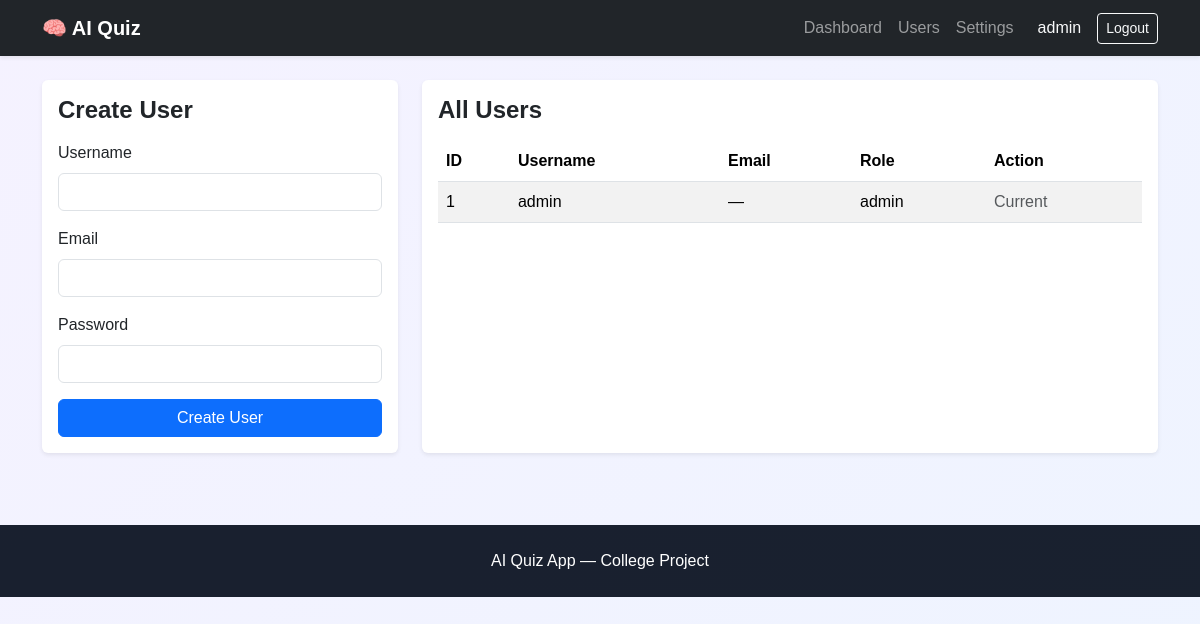
/admin/users (signed in), run on an earlier commit of the app's database.
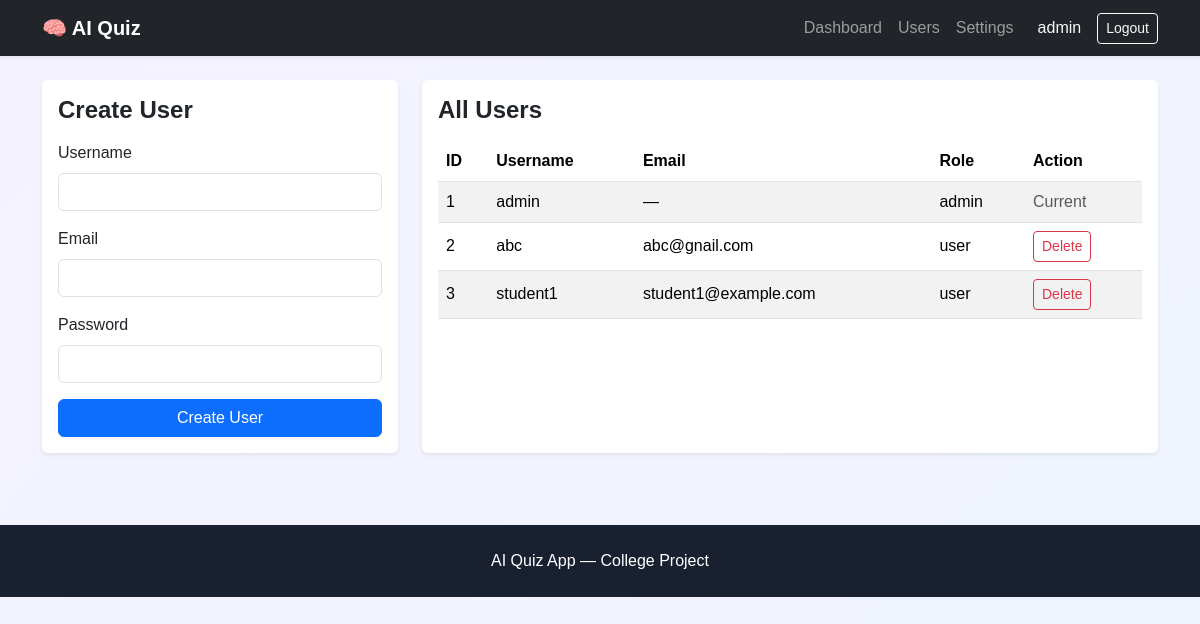
And on a later commit of the database.
### tables this page shows
CREATE TABLE users (
    id INTEGER PRIMARY KEY AUTOINCREMENT,
    username TEXT NOT NULL UNIQUE,
    email TEXT,
    password_hash TEXT NOT NULL,
    role TEXT NOT NULL DEFAULT 'user' CHECK(role IN ('admin', 'user')),
    created_at TEXT NOT NULL DEFAULT CURRENT_TIMESTAMP,
    is_active INTEGER NOT NULL DEFAULT 1
);

### routes/admin.py (the view, shortened to what this page needs)
@admin_bp.route("/users", methods=["GET", "POST"])
@admin_required
def users():
    users_list = User.get_all()
    return render_template("admin/users.html", users=users_list)

### app.py (called while the page is built)
@login_manager.user_loader
def load_user(user_id):
    return User.get_by_id(user_id)

### models/db.py (called while the page is built)
def get_db():
    if "db" not in g:
        conn = sqlite3.connect(DB_PATH)
        conn.row_factory = sqlite3.Row
        g.db = conn
    return g.db

### models/user.py (called while the page is built)
    @property
    def is_authenticated(self):
        return True

    @staticmethod
    def get_by_id(user_id):
        db = get_db()
        row = db.execute(
            "SELECT * FROM users WHERE id = ?",
            (user_id,),
        ).fetchone()
        if not row:
            return None
        return User(**dict(row))

    @staticmethod
    def get_all():
        db = get_db()
        rows = db.execute("SELECT * FROM users ORDER BY id ASC").fetchall()
        return [User(**dict(row)) for row in rows]

### routes/admin.py (called while the page is built)
def admin_required(function):
    from functools import wraps
    @wraps(function)
    @login_required
    def wrapper(*args, **kwargs):
        if current_user.role != "admin":
            return render_template("403.html"), 403
        return function(*args, **kwargs)
    return wrapper

### templates/admin/users.html (shortened to what this page needs)
{% extends 'base.html' %}
{% block content %}
<div class="row g-4">
  <div class="col-lg-4">
    <div class="card shadow-sm border-0 h-100">
      <div class="card-body">
        <h4 class="fw-bold mb-3">Create User</h4>
        <form method="POST" action="{{ url_for('admin.users') }}">
          <div class="mb-3">
            <label class="form-label">Username</label>
            <input type="text" class="form-control" name="username" required>
          </div>
          <div class="mb-3">
            <label class="form-label">Email</label>
            <input type="email" class="form-control" name="email">
          </div>
          <div class="mb-3">
            <label class="form-label">Password</label>
            <input type="password" class="form-control" name="password" required>
          </div>
          <button type="submit" class="btn btn-primary w-100">Create User</button>
        </form>
      </div>
    </div>
  </div>
  <div class="col-lg-8">
    <div class="card shadow-sm border-0 h-100">
      <div class="card-body">
        <h4 class="fw-bold mb-3">All Users</h4>
        <div class="table-responsive">
          <table class="table table-striped align-middle">
            <thead>
              <tr>
                <th>ID</th>
                <th>Username</th>
                <th>Email</th>
                <th>Role</th>
                <th>Action</th>
              </tr>
            </thead>
            <tbody>
              {% for user in users %}
                <tr>
                  <td>{{ user.id }}</td>
                  <td>{{ user.username }}</td>
                  <td>{{ user.email or '—' }}</td>
                  <td>{{ user.role }}</td>
                  <td>
                    {% if user.id != current_user.id %}
                      <form method="POST" action="{{ url_for('admin.users') }}" class="d-inline">
                        <button class="btn btn-sm btn-outline-danger" type="submit">Delete</button>
                      </form>
                    {% else %}
                      <span class="text-muted">Current</span>
                    {% endif %}
                  </td>
                </tr>
              {% endfor %}
            </tbody>
          </table>
        </div>
      </div>
    </div>
  </div>
</div>
{% endblock %}

### templates/base.html (shortened to what this page needs)
<!doctype html>
<html lang="en">
  <head>
    <link href="https://cdn.jsdelivr.net/npm/bootstrap@5.3.3/dist/css/bootstrap.min.css" rel="stylesheet">
    <link rel="stylesheet" href="{{ url_for('static', filename='css/style.css') }}">
  </head>
  <body>
    <nav class="navbar navbar-expand-lg navbar-dark bg-dark shadow-sm">
      <div class="container">
        <a class="navbar-brand fw-bold" href="{{ url_for('index') }}">🧠 AI Quiz</a>
        <div class="collapse navbar-collapse" id="mainNav">
          <ul class="navbar-nav ms-auto align-items-lg-center">
            {% if current_user.is_authenticated %}
              {% if current_user.role == 'admin' %}
                <li class="nav-item"><a class="nav-link" href="{{ url_for('admin.dashboard') }}">Dashboard</a></li>
                <li class="nav-item"><a class="nav-link" href="{{ url_for('admin.users') }}">Users</a></li>
                <li class="nav-item"><a class="nav-link" href="{{ url_for('admin.settings') }}">Settings</a></li>
              {% else %}
                <li class="nav-item"><a class="nav-link" href="{{ url_for('quiz.home') }}">Home</a></li>
                <li class="nav-item"><a class="nav-link" href="{{ url_for('quiz.setup') }}">Take Quiz</a></li>
                <li class="nav-item"><a class="nav-link" href="{{ url_for('quiz.history') }}">History</a></li>
              {% endif %}
              <li class="nav-item ms-lg-3">
                <span class="navbar-text text-light me-3">{{ current_user.username }}</span>
              </li>
              <li class="nav-item">
                <a class="btn btn-outline-light btn-sm" href="{{ url_for('auth.logout') }}">Logout</a>
              </li>
            {% else %}
              <li class="nav-item"><a class="nav-link" href="{{ url_for('auth.login') }}">Login</a></li>
              <li class="nav-item"><a class="nav-link" href="{{ url_for('auth.register') }}">Register</a></li>
            {% endif %}
          </ul>
        </div>
      </div>
    </nav>
    <main class="container py-4">
      {% block content %}{% endblock %}
    </main>
    <footer class="text-center py-4 mt-5 text-muted footer-bar">
      <div class="container">AI Quiz App — College Project</div>
    </footer>
  </body>
</html>

What changed in the data, as far as the page shows it:
added users: id "2", username "abc", email "abc@gnail.com", role "user"
added users: id "3", username "student1", email "student1@example.com", role "user"
